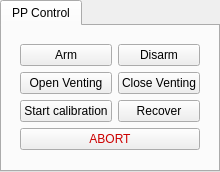
       <widget class="QTabWidget" name="tabWidget_3">
        <property name="currentIndex">
         <number>0</number>
        </property>
        <widget class="QWidget" name="tab_7">
         <attribute name="title">
          <string>PP Control</string>
         </attribute>
         <layout class="QHBoxLayout" name="horizontalLayout_2">
          <item>
           <widget class="QWidget" name="widget" native="true">
            <layout class="QGridLayout" name="gridLayout_12">
             <item row="0" column="1">
              <widget class="QPushButton" name="disarm_button">
               <property name="text">
                <string>Disarm</string>
               </property>
              </widget>
             </item>
             <item row="1" column="0">
              <widget class="QPushButton" name="open_venting_button">
               <property name="text">
                <string>Open Venting</string>
               </property>
              </widget>
             </item>
             <item row="0" column="0">
              <widget class="QPushButton" name="arm_button">
               <property name="styleSheet">
                <string notr="true"/>
               </property>
               <property name="text">
                <string>Arm</string>
               </property>
              </widget>
             </item>
             <item row="1" column="1">
              <widget class="QPushButton" name="close_venting_button">
               <property name="text">
                <string>Close Venting</string>
               </property>
              </widget>
             </item>
             <item row="2" column="0">
              <widget class="QPushButton" name="start_calibration_button">
               <property name="text">
                <string>Start calibration</string>
               </property>
              </widget>
             </item>
             <item row="2" column="1">
              <widget class="QPushButton" name="recover_button">
               <property name="text">
                <string>Recover</string>
               </property>
              </widget>
             </item>
             <item row="3" column="0" colspan="2">
              <widget class="QPushButton" name="abort_button">
               <property name="styleSheet">
                <string notr="true">color: rgb(204, 0, 0);</string>
               </property>
               <property name="text">
                <string>ABORT</string>
               </property>
              </widget>
             </item>
            </layout>
           </widget>
          </item>
         </layout>
        </widget>
       </widget>
